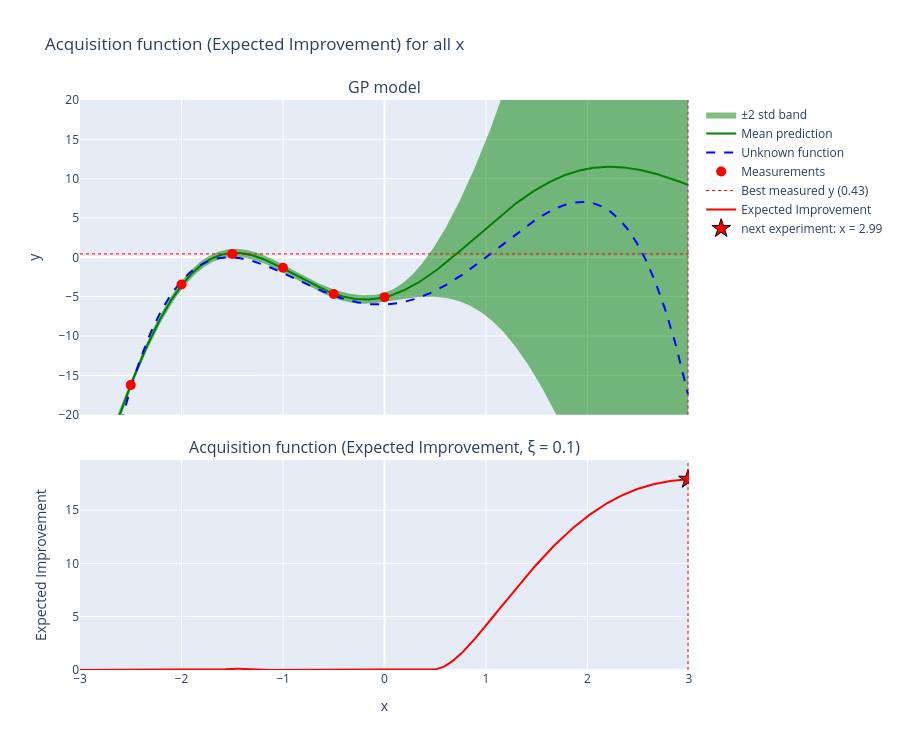

Notebook code for this chart:
### Code cell
#@title Plot the expected improvement
# Plot acquisition function (EI): GP model with the best measured y on top, EI below
i = np.argmax(eigrid)
fig = make_subplots(rows=2, cols=1, shared_xaxes=True, row_heights=[0.6,0.4], vertical_spacing=0.08, subplot_titles=("GP model", f"Acquisition function (Expected Improvement, ξ = {xi})"))
fig.add_trace(go.Scatter(x=xgrid,y=ypred[0,:],mode='lines', line=dict(width=0,color='green'),showlegend=False),row=1,col=1)
fig.add_trace(go.Scatter(x=xgrid,y=ypred[2,:],mode='lines', line=dict(width=0,color='green'),fill='tonexty',name='±2 std band'),row=1,col=1)
fig.add_trace(go.Scatter(x=xgrid,y=ypred[1,:],mode='lines', line=dict(width=2,color='green'),name='Mean prediction'),row=1,col=1)
fig.add_trace(go.Scatter(x=xgrid,y=fgrid,mode='lines',line=dict(dash='dash',color='blue'),name='Unknown function'),row=1,col=1)
fig.add_trace(go.Scatter(x=xpoints,y=ypoints,mode='markers',marker=dict(size=10,color='red'),name='Measurements'),row=1,col=1)
fig.add_trace(go.Scatter(x=[-3,3],y=[y_max,y_max],mode='lines',line=dict(color='red',dash='dot',width=1),name=f'Best measured y ({y_max:.2f})'),row=1,col=1)
fig.add_trace(go.Scatter(x=xgrid,y=eigrid,mode='lines',line=dict(color='red'),name='Expected Improvement'),row=2,col=1)
fig.add_trace(go.Scatter(x=[xgrid[i]],y=[eigrid[i]],mode='markers',marker=dict(symbol='star',size=14,color='red',line=dict(width=1,color='black')),name=f'next experiment: x = {xgrid[i]:.2f}'),row=2,col=1)
fig.add_vline(x=xgrid[i], line=dict(color='red',dash='dot',width=1))
fig.update_xaxes(range=[-3, 3])
fig.update_xaxes(title_text="x", row=2, col=1)
fig.update_yaxes(range=[-20, 20], title_text="y", row=1, col=1)
fig.update_yaxes(range=[0, 1.1*eigrid.max()], title_text="Expected Improvement", row=2, col=1)
fig.update_layout(title="Acquisition function (Expected Improvement) for all x",legend=dict(traceorder="normal"),height=750)
fig.show()

### Figure 1 — Plotly figure (JSON) as saved in the notebook; plotly's stock layout.template omitted (floating-point values rounded to 4 significant figures; data arrays with more than 128 entries replaced by an {"elided": "..."} marker saying what was removed)
{"data": [{"line": {"color": "green", "width": 0}, "mode": "lines", "showlegend": false, "type": "scatter", "x": {"elided": "600 float values"}, "xaxis": "x", "y": {"elided": "600 float values"}, "yaxis": "y"}, {"fill": "tonexty", "line": {"color": "green", "width": 0}, "mode": "lines", "name": "±2 std band", "type": "scatter", "x": {"elided": "600 float values"}, "xaxis": "x", "y": {"elided": "600 float values"}, "yaxis": "y"}, {"line": {"color": "green", "width": 2}, "mode": "lines", "name": "Mean prediction", "type": "scatter", "x": {"elided": "600 float values"}, "xaxis": "x", "y": {"elided": "600 float values"}, "yaxis": "y"}, {"line": {"color": "blue", "dash": "dash"}, "mode": "lines", "name": "Unknown function", "type": "scatter", "x": {"elided": "600 float values"}, "xaxis": "x", "y": {"elided": "600 float values"}, "yaxis": "y"}, {"marker": {"color": "red", "size": 10}, "mode": "markers", "name": "Measurements", "type": "scatter", "x": [-2.5, -2.0, -1.5, -1.0, -0.5, 0.0], "xaxis": "x", "y": [-16.25, -3.461, 0.4348, -1.322, -4.668, -5.062], "yaxis": "y"}, {"line": {"color": "red", "dash": "dot", "width": 1}, "mode": "lines", "name": "Best measured y (0.43)", "type": "scatter", "x": [-3, 3], "xaxis": "x", "y": [0.4348, 0.4348], "yaxis": "y"}, {"line": {"color": "red"}, "mode": "lines", "name": "Expected Improvement", "type": "scatter", "x": {"elided": "600 float values"}, "xaxis": "x2", "y": {"elided": "600 float values"}, "yaxis": "y2"}, {"marker": {"color": "red", "line": {"color": "black", "width": 1}, "size": 14, "symbol": "star"}, "mode": "markers", "name": "next experiment: x = 2.99", "type": "scatter", "x": [2.99], "xaxis": "x2", "y": [17.88], "yaxis": "y2"}], "layout": {"annotations": [{"font": {"size": 16}, "showarrow": false, "text": "GP model", "x": 0.5, "xanchor": "center", "xref": "paper", "y": 1, "yanchor": "bottom", "yref": "paper"}, {"font": {"size": 16}, "showarrow": false, "text": "Acquisition function (Expected Improvement, ξ = 0.1)", "x": 0.5, "xanchor": "center", "xref": "paper", "y": 0.368, "yanchor": "bottom", "yref": "paper"}], "height": 750, "legend": {"traceorder": "normal"}, "shapes": [{"line": {"color": "red", "dash": "dot", "width": 1}, "type": "line", "x0": 2.99, "x1": 2.99, "xref": "x", "y0": 0, "y1": 1, "yref": "y domain"}, {"line": {"color": "red", "dash": "dot", "width": 1}, "type": "line", "x0": 2.99, "x1": 2.99, "xref": "x2", "y0": 0, "y1": 1, "yref": "y2 domain"}], "title": {"text": "Acquisition function (Expected Improvement) for all x"}, "xaxis": {"anchor": "y", "domain": [0, 1], "matches": "x2", "range": [-3, 3], "showticklabels": false}, "xaxis2": {"anchor": "y2", "domain": [0, 1], "range": [-3, 3], "title": {"text": "x"}}, "yaxis": {"anchor": "x", "domain": [0.448, 1], "range": [-20, 20], "title": {"text": "y"}}, "yaxis2": {"anchor": "x2", "domain": [0, 0.368], "range": [0, 19.67], "title": {"text": "Expected Improvement"}}}}
